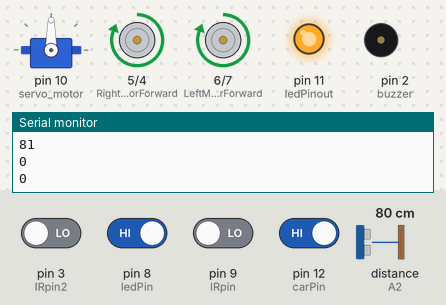
Bench run of a sketch on a simulated Arduino Uno, built with avr-gcc and run on an emulated ATmega328P. Shown: servo, motor-driver pin pairs drawn as motors (green arrow = first pin HIGH = forward, orange = second pin HIGH = backward, longer = more drive), output pins drawn as LEDs (lit = HIGH), buzzer (waves = sounding, pin HIGH), the last lines printed to the serial monitor. The test bench sets the inputs (shaded band); at power-on: pin 8 (ledPin), pin 12 (carPin) HIGH, pin 3 (IRpin2), pin 9 (IRpin) LOW, distance to the obstacle (sensor on A2) 80 cm. The echo pulse lasts 58.3 µs per cm.

Above: at 3.9 s.
4.0 s: distance to the obstacle (sensor on A2) set to 43 cm
7.0 s: distance to the obstacle (sensor on A2) set to 37 cm
At 8.8 s:
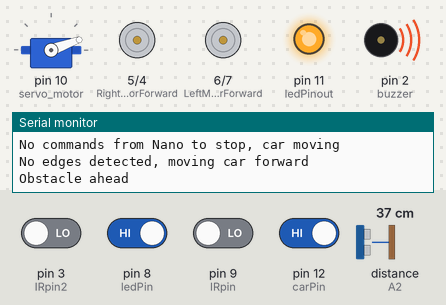
At 9.4 s:
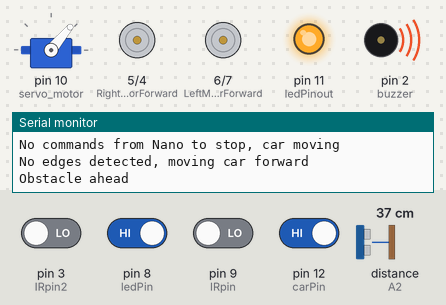
10.0 s: pin 3 (IRpin2) driven HIGH
16.0 s: pin 3 (IRpin2) driven LOW and pin 12 (carPin) driven LOW
19.0 s: pin 8 (ledPin) driven LOW
At 20.7 s:
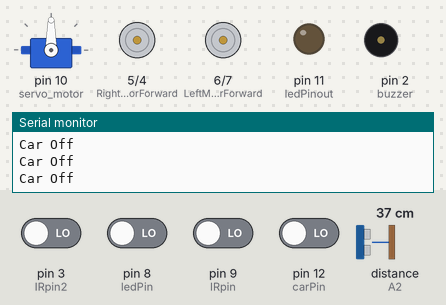
21.6 s: pin 12 (carPin) driven HIGH
At 26.0 s:
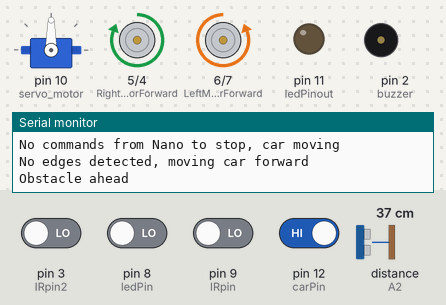
Timing chart, 0 to 32.0 s (numbered marks = the images above; inputs shaded):
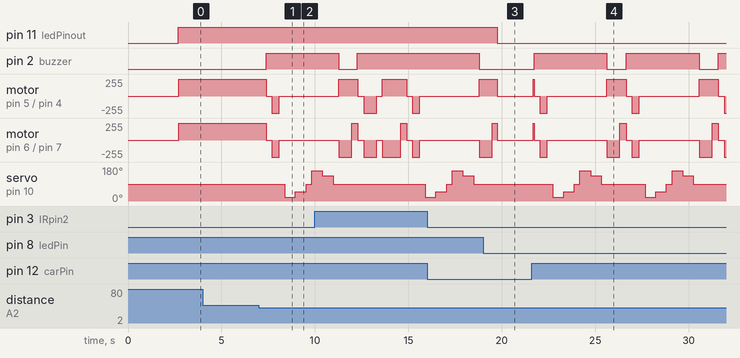

The sketch:

sketch_jan23b.ino
```cpp
#include <Servo.h>          //Servo motor library. This is standard library
#include <NewPing.h>        //Ultrasonic sensor function library. You must install this library

//our L298N control pins
const int LeftMotorForward = 6;
const int LeftMotorBackward = 7;
const int RightMotorForward = 5;
const int RightMotorBackward = 4;

//sensor pins
#define trig_pin A1 //analog input 1
#define echo_pin A2 //analog input 2

#define maximum_distance 200
boolean goesForward = false;
int distance = 100;

const int buzzer = 2;
const int IRpin = 9;
const int IRpin2 = 3;
const int carPin = 12;
const int ledPin = 8;
const int ledPinout=11;

NewPing sonar(trig_pin, echo_pin, maximum_distance); //sensor function
Servo servo_motor; //our servo name


void setup() {
  Serial.begin(9600);
  pinMode(RightMotorForward, OUTPUT);
  pinMode(LeftMotorForward, OUTPUT);
  pinMode(LeftMotorBackward, OUTPUT);
  pinMode(RightMotorBackward, OUTPUT);
  pinMode(ledPinout, OUTPUT);
  pinMode(buzzer, OUTPUT);
  pinMode(IRpin, INPUT);
  pinMode(IRpin2, INPUT);
  pinMode(carPin, INPUT);
  pinMode(ledPin, INPUT);

  servo_motor.attach(10); //our servo pin

  servo_motor.write(90);
  delay(2000);
  distance = readPing();
  delay(100);
  distance = readPing();
  delay(100);
  distance = readPing();
  delay(100);
  distance = readPing();
  delay(100);
}

void loop() {
  if(digitalRead(ledPin) != HIGH){
    digitalWrite(ledPinout, LOW);
  }
  else{
    digitalWrite(ledPinout, HIGH);
  }

  if (digitalRead(carPin) != HIGH) {
    moveStop();
    Serial.println("Car Off");
    return;
  }
  else {
    Serial.println("No obstacles, moving forward");
    Serial.println("No commands from Nano to stop, car moving");
    moveForward();
  }
  int distanceRight = 0;
  int distanceLeft = 0;
  int maxdistance;

  if (digitalRead(IRpin) || digitalRead(IRpin2)) {
    digitalWrite(buzzer, HIGH);
    Serial.println("Edge detected, turning car by 180 degrees");
    moveStop();
    delay(300);
    moveBackward();
    delay(700);
    moveStop();
    delay(300);
    turnoneeighty();
    delay(300);
    moveForward();
    digitalWrite(buzzer, LOW);
  }
  else {
    Serial.println("No edges detected, moving car forward");
  }

  if (distance <= 40) {
    Serial.println("Obstacle ahead");
    digitalWrite(buzzer, HIGH);
    moveStop();
    delay(300);
    moveBackward();
    delay(400);
    moveStop();
    delay(300);
    distanceRight = lookRight();
    delay(300);
    distanceLeft = lookLeft();
    delay(300);
    digitalWrite(buzzer, LOW);

    maxdistance = distanceLeft - distanceRight;
    if (maxdistance < 0) {
      turnRight();
    } else {
      turnLeft();
    }
  }
  Serial.print(distance); Serial.print("\n");
  Serial.print(distanceRight); Serial.print("\n");
  Serial.print(distanceLeft); Serial.print("\n");
  distance = readPing();
  delay(200);
}

int lookRight() {
  servo_motor.write(20);
  delay(500);
  int distance1 = readPing();
  servo_motor.write(50);
  delay(500);
  int distance2 = readPing();
  servo_motor.write(90);
  if (distance1 < 40 && distance2 > 40)
    return distance1;
  if (distance1 > 40 && distance2 < 40)
    return distance2;
  if (distance1 > 40 && distance2 > 40)
    return distance1;
  if (distance1 < 40 && distance2 < 40)
    return distance1;
}

int lookLeft() {
  servo_motor.write(160);
  delay(500);
  int distance1 = readPing();
  servo_motor.write(135);
  delay(500);
  int distance2 = readPing();
  servo_motor.write(90);
  if (distance1 < 40 && distance2 > 40)
    return distance1;
  if (distance1 > 40 && distance2 < 40)
    return distance2;
  if (distance1 > 40 && distance2 > 40)
    return distance1;
  if (distance1 < 40 && distance2 < 40)
    return distance1;
}

int readPing() {
  delay(70);
  int cm = sonar.ping_cm();
  if (cm == 0) {
    cm = 250;
  }
  return cm;
}

void moveStop() {
  goesForward = false;
  digitalWrite(RightMotorForward, LOW);
  digitalWrite(LeftMotorForward, LOW);
  digitalWrite(RightMotorBackward, LOW);
  digitalWrite(LeftMotorBackward, LOW);
}

void moveForward() {

  if (!goesForward) {

    goesForward = true;

    digitalWrite(LeftMotorForward, HIGH);
    digitalWrite(RightMotorForward, HIGH);

    digitalWrite(LeftMotorBackward, LOW);
    digitalWrite(RightMotorBackward, LOW);
  }
}

void moveBackward() {

  goesForward = false;

  digitalWrite(LeftMotorBackward, HIGH);
  digitalWrite(RightMotorBackward, HIGH);

  digitalWrite(LeftMotorForward, LOW);
  digitalWrite(RightMotorForward, LOW);

}

void turnRight() {

  digitalWrite(LeftMotorForward, HIGH);
  digitalWrite(RightMotorBackward, HIGH);

  digitalWrite(LeftMotorBackward, LOW);
  digitalWrite(RightMotorForward, LOW);

  delay(700);

  digitalWrite(LeftMotorForward, HIGH);
  digitalWrite(RightMotorForward, HIGH);

  digitalWrite(LeftMotorBackward, LOW);
  digitalWrite(RightMotorBackward, LOW);


}

void turnLeft() {

  digitalWrite(LeftMotorBackward, HIGH);
  digitalWrite(RightMotorForward, HIGH);

  digitalWrite(LeftMotorForward, LOW);
  digitalWrite(RightMotorBackward, LOW);

  delay(700);

  digitalWrite(LeftMotorForward, HIGH);
  digitalWrite(RightMotorForward, HIGH);

  digitalWrite(LeftMotorBackward, LOW);
  digitalWrite(RightMotorBackward, LOW);
}

void turnoneeighty() {
  digitalWrite(LeftMotorBackward, HIGH);
  digitalWrite(RightMotorForward, HIGH);

  digitalWrite(LeftMotorForward, LOW);
  digitalWrite(RightMotorBackward, LOW);

  delay(1000);

  digitalWrite(LeftMotorForward, HIGH);
  digitalWrite(RightMotorForward, HIGH);

  digitalWrite(LeftMotorBackward, LOW);
  digitalWrite(RightMotorBackward, LOW);
}
```

Measured:
- the behaviour switches between 41 and 40 cm on distance to the obstacle (sensor on A2) (found by bisection; images 0 and 1)
- after the input at 7.0 s, pin 2 (buzzer): LOW → HIGH after 0.39 s; motor on pin 5 (RightMotorForward) / pin 4 (RightMotorBackward): forward 255/255 → stopped after 0.39 s, → backward 255/255 0.30 s later, → stopped 0.40 s later
- after the input at 19.0 s, pin 11 (ledPinout): HIGH → LOW after 0.77 s
- after the input at 21.6 s, pin 2 (buzzer): alternates HIGH for 3.9 s and LOW for 1.0 s, starting after 0.14 s; motor on pin 5 (RightMotorForward) / pin 4 (RightMotorBackward): stopped → forward 255/255 after 0.08 s, then repeats every 4.9 s: stopped 0.30 s, backward 255/255 0.40 s, stopped 3.2 s, forward 255/255 1.0 s
